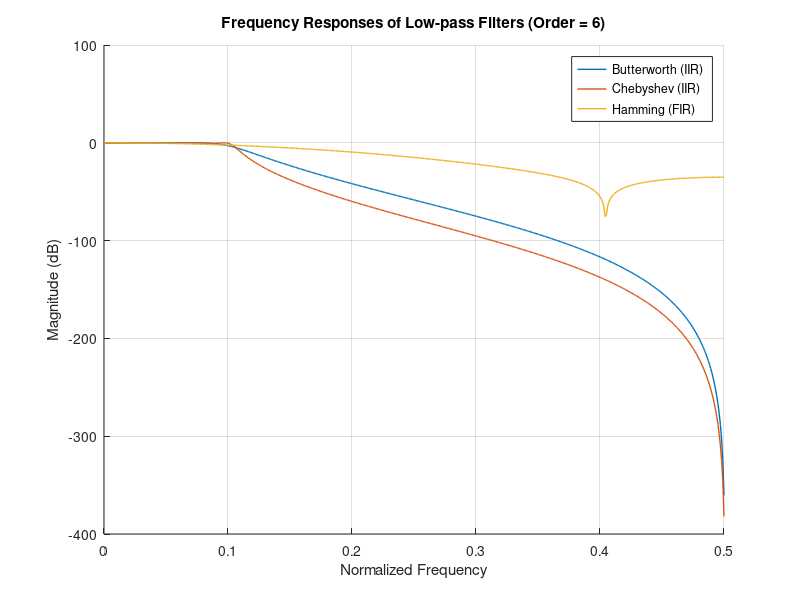

MATLAB code for this plot:
% Define filter parameters
order = 6;         % Filter order
fc = 0.2;          % Cutoff frequency (normalized frequency)

% Design Butterworth filter
[b_butter, a_butter] = butter(order, fc);

% Design Chebyshev filter
[b_cheby, a_cheby] = cheby1(order, 0.5, fc); % 0.5 dB ripple

% Design Hamming window FIR filter
b_hamming = fir1(order, fc, 'low', hamming(order+1));

% Frequency response calculation
freq_response_butter = freqz(b_butter, a_butter, 512);
freq_response_cheby = freqz(b_cheby, a_cheby, 512);
freq_response_hamming = freqz(b_hamming, 1, 512);

% Plot frequency responses
figure;
hold on;
plot(linspace(0, 0.5, length(freq_response_butter)),  20*log10(abs(freq_response_butter)),   "LineWidth", 1);
plot(linspace(0, 0.5, length(freq_response_cheby)),   20*log10(abs(freq_response_cheby)),    "LineWidth", 1);
plot(linspace(0, 0.5, length(freq_response_hamming)), 20*log10(abs(freq_response_hamming)),  "LineWidth", 1);
xlabel('Normalized Frequency');
ylabel('Magnitude (dB)');
% ylim([-10, 2]);
title('Frequency Responses of Low-pass Filters (Order = 6)');
legend('Butterworth (IIR)', 'Chebyshev (IIR)', 'Hamming (FIR)');
grid on;
hold off;
